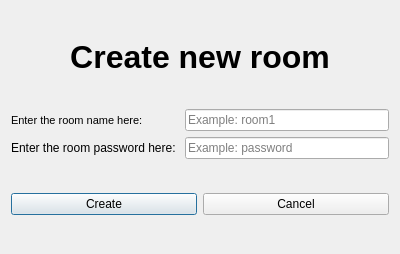
<?xml version="1.0" encoding="UTF-8"?>
<ui version="4.0">
 <class>Create_Room_Dialog</class>
 <widget class="QDialog" name="Create_Room_Dialog">
  <property name="windowModality">
   <enum>Qt::NonModal</enum>
  </property>
  <property name="geometry">
   <rect>
    <x>0</x>
    <y>0</y>
    <width>400</width>
    <height>254</height>
   </rect>
  </property>
  <property name="windowTitle">
   <string>Create new room</string>
  </property>
  <layout class="QGridLayout" name="gridLayout_2">
   <item row="2" column="0">
    <widget class="QPushButton" name="create_btn">
     <property name="text">
      <string>Create</string>
     </property>
    </widget>
   </item>
   <item row="0" column="0" colspan="2">
    <widget class="QLabel" name="title_label">
     <property name="sizePolicy">
      <sizepolicy hsizetype="Preferred" vsizetype="Fixed">
       <horstretch>0</horstretch>
       <verstretch>0</verstretch>
      </sizepolicy>
     </property>
     <property name="font">
      <font>
       <pointsize>24</pointsize>
       <weight>75</weight>
       <bold>true</bold>
      </font>
     </property>
     <property name="autoFillBackground">
      <bool>false</bool>
     </property>
     <property name="text">
      <string>Create new room</string>
     </property>
     <property name="textFormat">
      <enum>Qt::PlainText</enum>
     </property>
     <property name="alignment">
      <set>Qt::AlignCenter</set>
     </property>
    </widget>
   </item>
   <item row="2" column="1">
    <widget class="QPushButton" name="cancel_btn">
     <property name="text">
      <string>Cancel</string>
     </property>
    </widget>
   </item>
   <item row="1" column="0" colspan="2">
    <layout class="QGridLayout" name="gridLayout">
     <item row="0" column="0">
      <widget class="QLabel" name="room_name_label">
       <property name="font">
        <font>
         <pointsize>8</pointsize>
        </font>
       </property>
       <property name="text">
        <string>Enter the room name here:</string>
       </property>
      </widget>
     </item>
     <item row="0" column="1">
      <widget class="QLineEdit" name="room_name">
       <property name="placeholderText">
        <string>Example: room1</string>
       </property>
      </widget>
     </item>
     <item row="1" column="0">
      <widget class="QLabel" name="room_pass_label">
       <property name="text">
        <string>Enter the room password here: </string>
       </property>
      </widget>
     </item>
     <item row="1" column="1">
      <widget class="QLineEdit" name="room_password">
       <property name="placeholderText">
        <string>Example: password</string>
       </property>
      </widget>
     </item>
    </layout>
   </item>
  </layout>
 </widget>
 <resources/>
 <connections/>
</ui>
